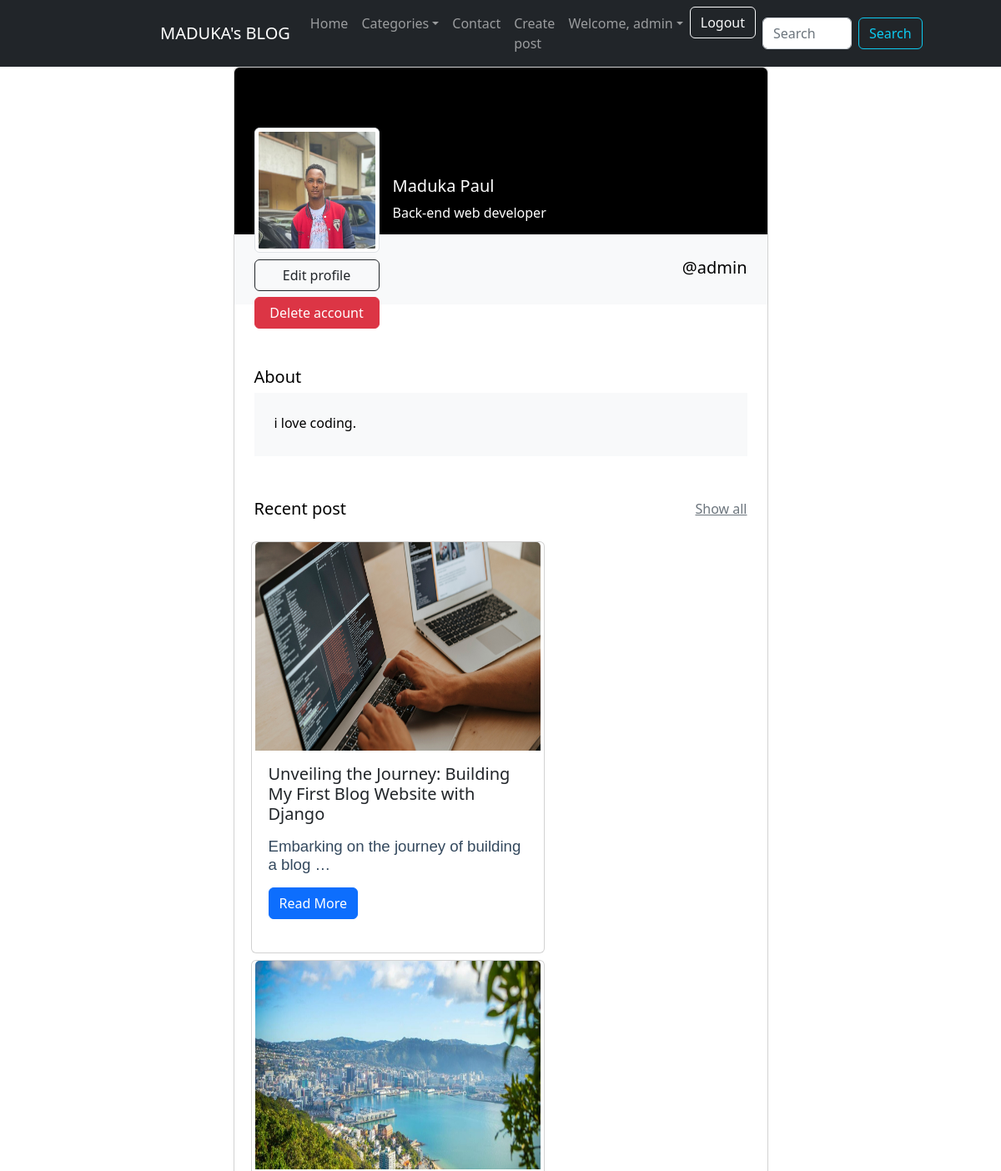
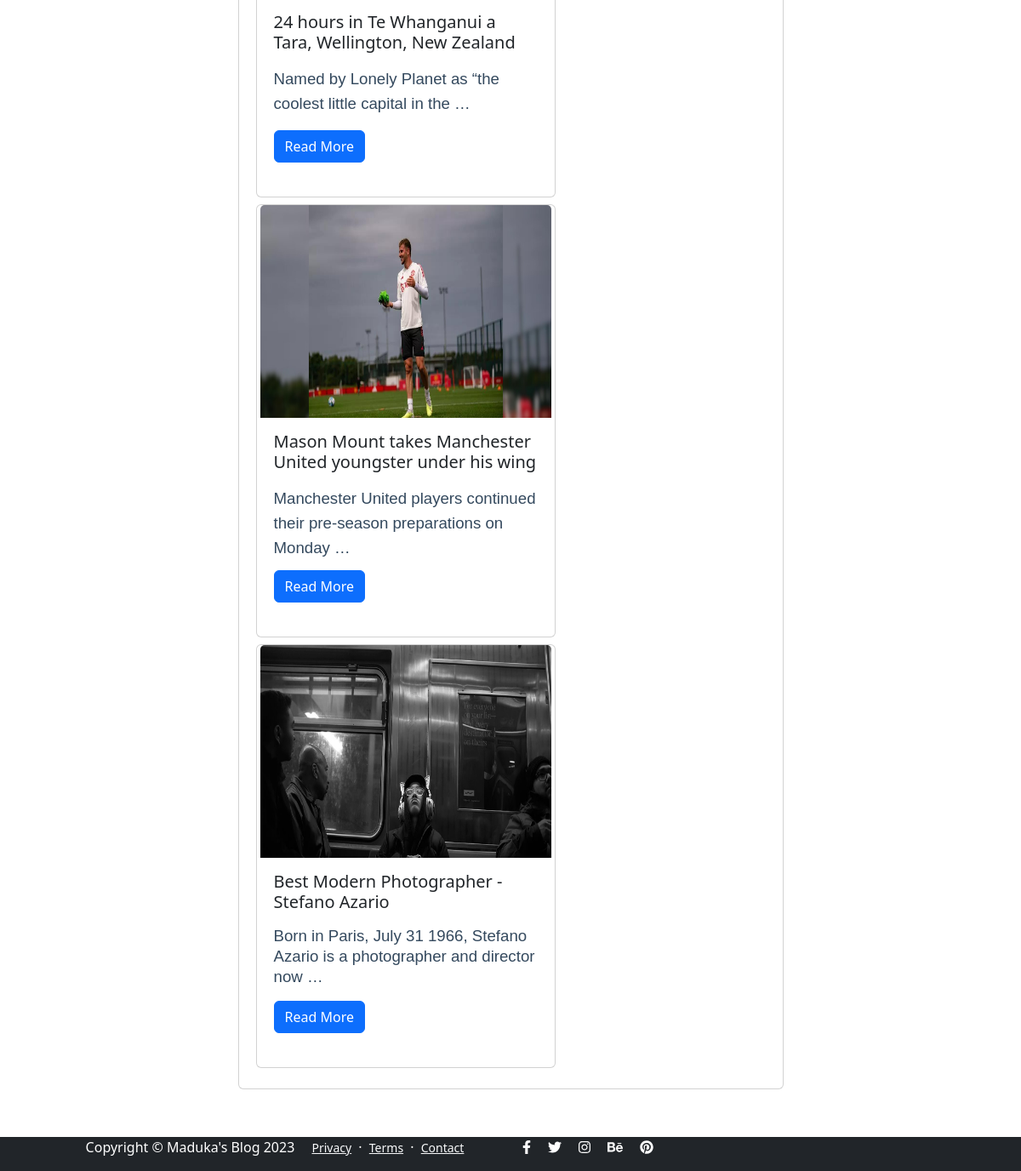
The app's page /account/ (signed in) with its own data (2 pictures, top to bottom).
### profiles/models.py (models this page shows, shortened)
class UserProfile(models.Model):
    user = models.OneToOneField(User, on_delete=models.CASCADE)
    name = models.CharField(max_length=200)
    profile_picture = models.ImageField(upload_to='img', default='default.jpg')
    username = models.CharField(max_length=200)
    profession = models.CharField(max_length=200)
    email = models.EmailField()
    about_me = models.TextField(max_length=200)

### cms_app/models.py (models this page shows, shortened)
class Post(models.Model):
    author = models.ForeignKey(UserProfile, on_delete=models.CASCADE, null=True, blank=True)
    title = models.CharField(max_length=200)
    image = models.ImageField(upload_to='img')
    body = HTMLField()
    sno = models.AutoField(primary_key=True)
    created_at = models.DateTimeField(auto_now_add=True)
    modified = models.DateTimeField(auto_now=True)
    slug = models.SlugField()
    category = models.ForeignKey('Category', on_delete=models.SET_NULL, blank=True, null=True)

### profiles/views.py (the view)
# urls.py: path('account/', views.user_account, name='account'),
@login_required(login_url='login')
def user_account(request):
    account = request.user.userprofile
    context = {
        'account':account,
    }
    return render(request, 'user_account.html', context)

### templates/user_account.html (shortened to what this page needs)
{% extends 'base.html' %}
{% block content %}
<section class="h-100 gradient-custom-2 mb-3">
    <div class="container">
        <div class="row d-flex justify-content-center align-items-center h-100">
            <div class="col col-lg-9 col-xl-7">
                <div class="card">
                    <div class="rounded-top text-white d-flex flex-row" style="background-color: #000; height:200px;">
                        <div class="ms-4 mt-5 d-flex flex-column" style="width: 150px;">
                            <img src="{{account.profile_picture.url}}" alt="Generic placeholder image"
                                class="img-fluid img-thumbnail mt-4 mb-2" style="width: 150px; z-index: 1">
                            <a href="{% url 'update-user-profile' %}" class="btn btn-outline-dark"
                                data-mdb-ripple-color="dark" style="z-index: 1;">
                                Edit profile
                            </a>
                            <button class="btn btn-danger" data-bs-toggle="modal" data-bs-target="#staticBackdrop"
                                data-mdb-ripple-color="dark" style="z-index: 1; margin-top: 5%;">
                                Delete account
                            </button>
                        </div>
                        <div class="ms-3" style="margin-top: 130px;">
                            <h5>{{ account.name }}</h5>
                            <p>{{ account.profession }}</p>
                        </div>
                    </div>
                    <div class="p-4 text-black" style="background-color: #f8f9fa;">
                        <div class="d-flex justify-content-end text-center py-1">
                            <div>
                                <p class="mb-1 h5">@{{user.username}}</p>
                            </div>
                        </div>
                    </div><br><br>
                    <div class="card-body p-4 text-black">
                        <div class="mb-5">
                            <p class="lead fw-normal mb-1">About</p>
                            <div class="p-4" style="background-color: #f8f9fa;">
                                <p class="font-italic mb-1">{{ account.about_me }}</p>
                            </div>
                        </div>
                        {% if request.user.is_staff %}
                        <div class="d-flex justify-content-between align-items-center mb-4">
                            <p class="lead fw-normal mb-0">Recent post</p>
                            <p class="mb-0"><a href="{% url 'index' %}" class="text-muted">Show all</a></p>
                        </div>
                        <div class="row g-2">
                            {% for post in account.post_set.all reversed %}
                            {% if forloop.counter <= 4 %} <div class="card" style="width: 22rem;">
                                <img src="{{ post.image.url }}" class="card-img-top" alt="..." height="250px">
                                <div class="card-body">
                                    <h5 class="card-title">{{ post.title }}</h5>
                                    <p class="card-text">{{ post.body|safe|truncatewords:25}}</p>
                                    <a href="{% url 'detail-post' post.slug %}" class="btn btn-primary">Read
                                        More</a><br><br>
                                </div>
                        </div>
                        {% endif %}
                        {% endfor %}
                        {% endif %}
                    </div>
                </div>
            </div>
        </div>
    </div>
    </div>
</section>
{% endblock %}

### templates/base.html (shortened to what this page needs)
{% load static %}
<!DOCTYPE html>
<html lang="en">
<head>
    {% load django_bootstrap5 %}
    {% bootstrap_css %}
    <link href="https://cdn.jsdelivr.net/npm/bootstrap-icons@1.5.0/font/bootstrap-icons.css" rel="stylesheet" />
    <link href="https://stackpath.bootstrapcdn.com/bootstrap/5.0.0-alpha1/css/bootstrap.min.css" rel="stylesheet" />
    <link href="https://cdnjs.cloudflare.com/ajax/libs/font-awesome/4.7.0/css/font-awesome.min.css" rel="stylesheet" />
    <link href="{% static 'css/styles.css' %}" rel="stylesheet" />
</head>
<body class="d-flex flex-column h-100">
    <main class="flex-shrink-0">
        {% include 'partials/_header.html' %}
        {% block content %}
        {% endblock %}
    </main>
    {% include 'partials/_footer.html' %}
</body>
</html>

### templates/partials/_header.html (shortened to what this page needs)
<nav class="navbar navbar-expand-lg navbar-dark bg-dark">
    <div class="container-fluid " style="margin-left: 15%;">
        <a class="navbar-brand" href="{% url 'index' %}">MADUKA's BLOG</a>
        <div class="collapse navbar-collapse" id="navbarSupportedContent">
            <ul class="navbar-nav ms-auto mb-2 mb-lg-0 mx-2">
                <li class="nav-item"><a class="nav-link" href="{% url 'index' %}">Home</a></li>
                <li class="nav-item dropdown">
                    <a class="nav-link dropdown-toggle" id="navbarDropdownPortfolio" role="button"
                        data-bs-toggle="dropdown" aria-expanded="false">Categories</a>
                </li>
                <li class="nav-item"><a class="nav-link" href="{% url 'contact' %}">Contact</a></li>
                {% if request.user.is_staff %}
                <li class="nav-item"><a class="nav-link" href="{% url 'create-post' %}">Create post</a></li>
                {% endif %}
                {% if request.user.is_authenticated %}
                <li class="nav-item dropdown">
                    <a class="nav-link dropdown-toggle" id="navbarDropdownPortfolio" href="#" role="button"
                        data-bs-toggle="dropdown" aria-expanded="false">Welcome, {{ request.user.username }}</a>
                </li>
                <li class="nav-item"><a class="btn btn-outline-light" href="{% url 'logout' %}">Logout</a></li>
                {% else %}
                <li class="nav-item" style="margin-right: 1%;"><a class="btn btn-outline-light" href="{% url 'login' %}">Login</a></li>
                <li class="nav-item"><a class="btn btn-outline-light" href="{% url 'register' %}">Register</a></li>
                {% endif %}
            </ul>
            <div style="margin-right: 10%;">
                <form class="d-flex" role="search">
                    <input class="form-control me-2" type="search" placeholder="Search" aria-label="Search" name="search" value="{{search_querry}}">
                    <button class="btn btn-outline-info" type="submit">Search</button>
                </form>
            </div>
        </div>
    </div>
</nav>

### templates/partials/_footer.html
<footer class="bg-dark copyrights text-white py-6 mt-auto">
    <div class="container">
        <div class="row text-center gy-2">
            <div class="col-md-6">
                <span class=" mb-0 fw-light text-sm mx-3" >Copyright &copy; Maduka's Blog 2023</span>
                <a class="link-light small" href="#">Privacy</a>
                <span class="text-white mx-1">&middot;</span>
                <a class="link-light small" href="#">Terms</a>
                <span class="text-white mx-1">&middot;</span>
                <a class="link-light small" href="{% url 'contact' %}">Contact</a>
            </div>
            <div class="col-md-2 ">
                <ul class="list-unstyled">
                    <li class="list-inline-item"><a class="text-reset me-2" href="#"><i
                                class="fab fa-facebook-f"></i></a></li>
                    <li class="list-inline-item"><a class="text-reset me-2" href="#"><i class="fab fa-twitter"></i></a>
                    </li>
                    <li class="list-inline-item"><a class="text-reset me-2" href="#"><i
                                class="fab fa-instagram"></i></a></li>
                    <li class="list-inline-item"><a class="text-reset me-2" href="#"><i class="fab fa-behance"></i></a>
                    </li>
                    <li class="list-inline-item"><a class="text-reset me-2" href="#"><i
                                class="fab fa-pinterest"></i></a></li>
                </ul>
            </div >
        </div>
    </div>
</footer>

### templates/partials/_scripts.html (shortened to what this page needs)
{% load static %}

### records on screen
UserProfile: profile_picture (picture), name "Maduka Paul", profession "Back-end web developer", about_me "i love coding."
Post: image (picture), title "Unveiling the Journey: Building My First Blog Website with Django", body "Embarking on the journey of building a blog …"
Post: image (picture), title "24 hours in Te Whanganui a Tara, Wellington, New Zealand", body "Named by Lonely Planet as “the coolest little capital in the …"
Post: image (picture), title "Mason Mount takes Manchester United youngster under his wing", body "Manchester United players continued their pre-season preparations on Monday …"
Post: image (picture), title "Best Modern Photographer - Stefano Azario", body "Born in Paris, July 31 1966, Stefano Azario is a photographer and director now …"

### other values on screen
{{ request.user.username }} "admin"
{{ user.username }} "admin"
